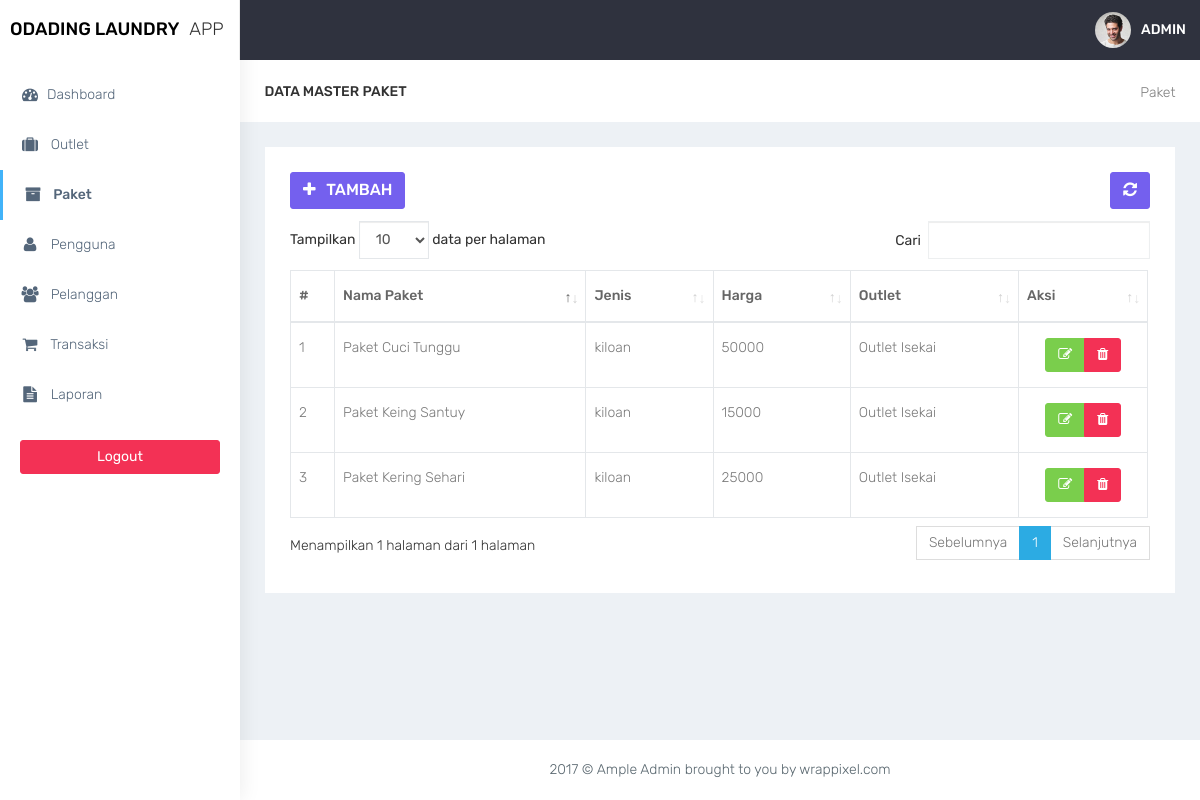
/admin/paket.php (signed in), run on the app's committed database.
### tables this page shows
CREATE TABLE `paket` (
  `id_paket` int(11) NOT NULL,
  `jenis_paket` enum('kiloan','selimut','bedcover','kaos','lain') DEFAULT NULL,
  `nama_paket` varchar(100) DEFAULT NULL,
  `harga` int(11) DEFAULT NULL,
  `outlet_id` int(11) DEFAULT NULL
);

CREATE TABLE `outlet` (
  `id_outlet` int(11) NOT NULL,
  `nama_outlet` varchar(100) DEFAULT NULL,
  `alamat_outlet` text DEFAULT NULL,
  `telp_outlet` varchar(15) DEFAULT NULL
);

### admin/functions.php (called while the page is built, shortened)
<?php
function ambildata($conn,$query){
    $data = mysqli_query($conn,$query);
    if (mysqli_num_rows($data) > 0) {
        while($row = mysqli_fetch_assoc($data)){
        $hasil[] = $row;
    }
    return $hasil;
    }
}
?>

### admin/paket.php (the view, shortened to what this page needs)
<?php
$title = 'paket';
require 'functions.php';
require 'layout_header.php';
$query = 'SELECT outlet.nama_outlet ,paket.* FROM paket INNER JOIN outlet ON paket.outlet_id = outlet.id_outlet';
$data = ambildata($conn,$query);
?>
<div class="container-fluid">
    <div class="row bg-title">
        <div class="col-lg-3 col-md-4 col-sm-4 col-xs-12">
            <h4 class="page-title">Data Master <?= $title ?></h4> </div>
        <div class="col-lg-9 col-sm-8 col-md-8 col-xs-12">
            <ol class="breadcrumb">
                <li><a href="#">Paket</a></li>
            </ol>
        </div>
    </div>
    <div class="row">
        <div class="col-md-12 col-lg-12 col-sm-12 col-xs-12">
            <div class="white-box">
                <div class="row">
                    <div class="col-md-6">
                        <a href="paket_tambah.php" class="btn btn-primary box-title"><i class="fa fa-plus fa-fw"></i> Tambah</a>
                    </div>
                    <div class="col-md-6 text-right">
                        <button id="btn-refresh" class="btn btn-primary box-title text-right" title="Refresh Data"><i class="fa fa-refresh" id="ic-refresh"></i></button>
                    </div>
                </div>
                <div class="table-responsive">
                    <table class="table table-bordered thead-dark" id="table">
                        <thead class="thead-dark">
                            <tr>
                                <th>#</th>
                                <th>Nama Paket</th>
                                <th>Jenis</th>
                                <th>Harga</th>
                                <th>Outlet</th>
                                <th width="15%">Aksi</th>
                            </tr>
                        </thead>
                        <tbody>
                            <?php foreach($data as $paket): ?>
                                <tr>
                                    <td></td>
                                    <td><?= $paket['nama_paket'] ?></td>
                                    <td><?= $paket['jenis_paket'] ?></td>
                                    <td><?= $paket['harga'] ?></td>
                                    <td><?= $paket['nama_outlet'] ?></td>
                                    <td align="center">
                                        <div class="btn-group" role="group" aria-label="Basic example">
                                          <a href="paket_edit.php?id=<?= $paket['id_paket']; ?>" data-toggle="tooltip" data-placement="bottom" title="Edit" class="btn btn-success"><i class="fa fa-edit"></i></a>
                                          <a href="paket_hapus.php?id=<?= $paket['id_paket']; ?>" onclick="return confirm('Yakin hapus data ? ');" data-toggle="tooltip" data-placement="bottom" title="Hapus" class="btn btn-danger"><i class="fa fa-trash"></i></a>
                                        </div>
                                    </td>
                                </tr>
                            <?php endforeach; ?>
                        </tbody>
                    </table>
                </div>
            </div>
        </div>
    </div>
</div>
<?php
require'layout_footer.php';

### assets/css/colors/default.css (style rules this page uses)
body { background: #fff; }

### data on the page
paket: nama_paket "Paket Cuci Tunggu", jenis_paket "kiloan", harga "50000", outlet.nama_outlet "Outlet Isekai"
paket: nama_paket "Paket Keing Santuy", jenis_paket "kiloan", harga "15000", outlet.nama_outlet "Outlet Isekai"
paket: nama_paket "Paket Kering Sehari", jenis_paket "kiloan", harga "25000", outlet.nama_outlet "Outlet Isekai"

### other printed values
$title "PAKET"
